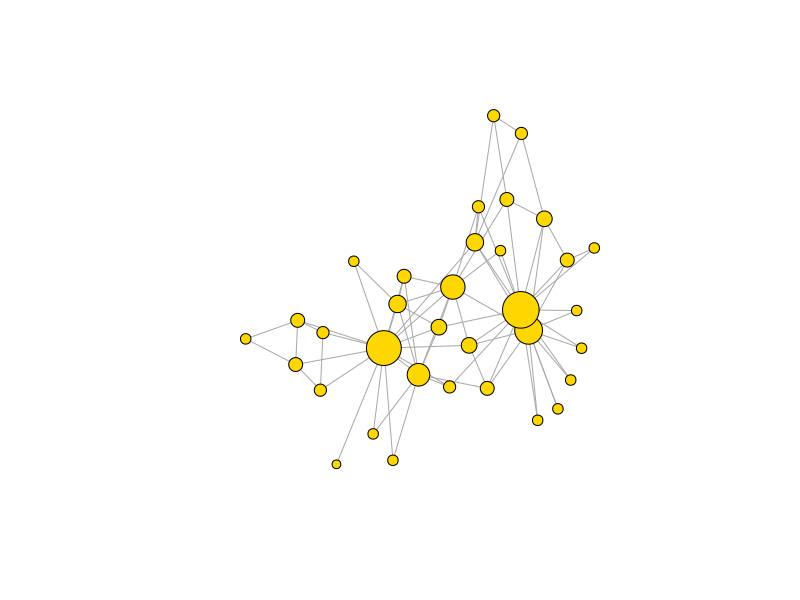
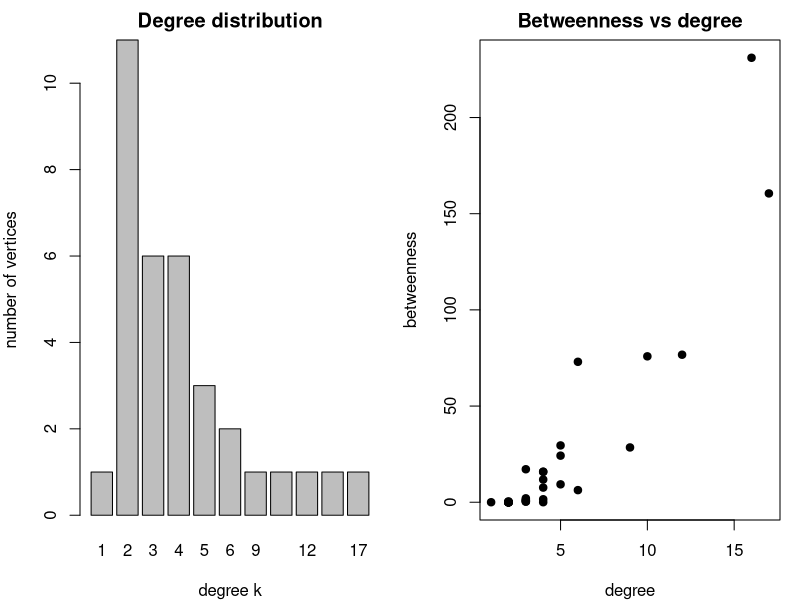
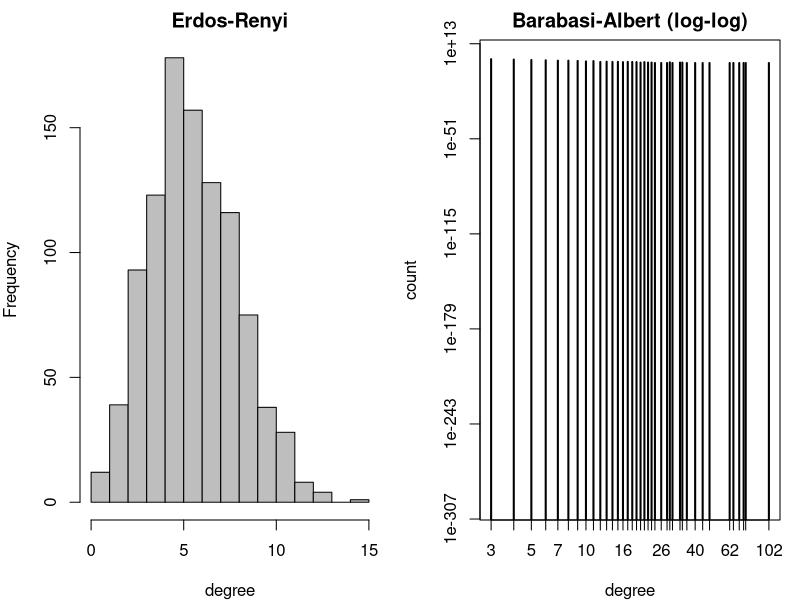
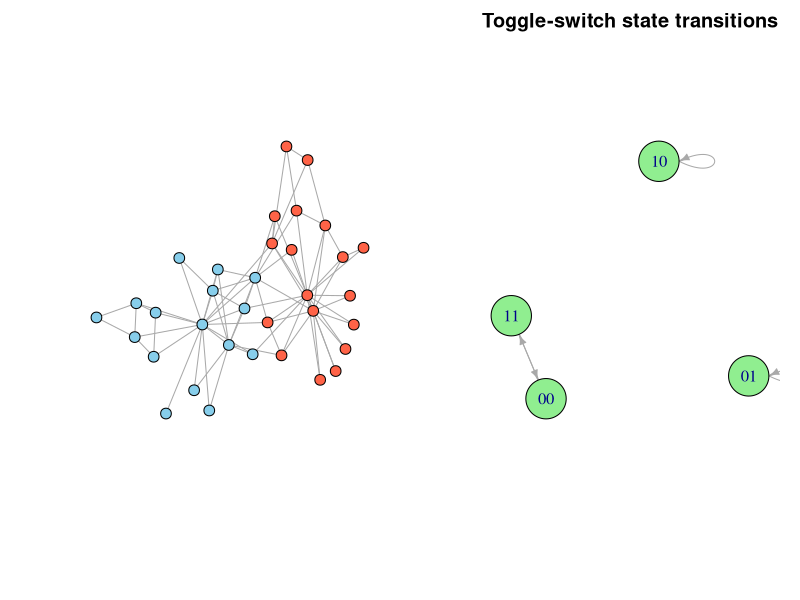

Here is the R script that generated these plots, in order:
## ---- chunk 1
#| fig-width: 6
#| fig-height: 5
#| out-width: "65%"
#| message: false
library(igraph)
g <- make_graph("Zachary"); A <- as.matrix(as_adjacency_matrix(g)); n <- nrow(A)

degree_v <- rowSums(A)                                   # degree of each vertex

# clustering coefficient (averaged over all vertices; degree < 2 contributes 0)
clustering <- function(A) {
  mean(sapply(1:nrow(A), function(u) {
    nb <- which(A[u, ] > 0); k <- length(nb)
    if (k < 2) 0 else sum(A[nb, nb]) / 2 / (k * (k - 1) / 2)
  }))
}

# shortest-path distances via boolean adjacency powers; diameter = largest distance
dist_matrix <- function(A) {
  n <- nrow(A); D <- matrix(Inf, n, n); diag(D) <- 0; reach <- diag(n)
  for (l in 1:(n - 1)) { reach <- (reach %*% A) > 0; D[D == Inf & reach] <- l }
  D
}
D <- dist_matrix(A)
cat("mean degree:", round(mean(degree_v), 2), " clustering:", round(clustering(A), 3),
    " diameter:", max(D[is.finite(D)]), "\n")

bc <- betweenness(g)                                     # betweenness (igraph)
set.seed(1)
plot(g, vertex.size = 4 + degree_v, vertex.color = "gold",
     vertex.label = NA, layout = layout_with_fr)
## ---- chunk 2
#| fig-width: 7
#| fig-height: 3.4
#| out-width: "80%"
#| rmar: false
par(mfrow = c(1, 2), mar = c(4, 4, 2, 1))
barplot(table(degree_v), xlab = "degree k", ylab = "number of vertices", main = "Degree distribution")
plot(degree_v, bc, xlab = "degree", ylab = "betweenness", main = "Betweenness vs degree", pch = 19)
## ---- chunk 3
# Erdos-Renyi: connect each pair with probability p
er_network <- function(n, p) {
  A <- matrix(0, n, n); ut <- upper.tri(A)
  A[ut] <- rbinom(sum(ut), 1, p); A + t(A)
}

# Barabasi-Albert: grow by preferential attachment (m links per new vertex)
ba_network <- function(n, m) {
  A <- matrix(0, n, n); A[1:(m + 1), 1:(m + 1)] <- 1; diag(A) <- 0   # seed clique
  for (v in (m + 2):n) {
    deg <- rowSums(A)[1:(v - 1)]
    targets <- sample(1:(v - 1), m, prob = deg)                      # attach prop. to degree
    A[v, targets] <- 1; A[targets, v] <- 1
  }
  A
}
## ---- chunk 4
#| fig-width: 7
#| fig-height: 3.4
#| out-width: "80%"
#| rmar: false
set.seed(1)
er <- er_network(1000, 0.006); ba <- ba_network(1000, 3)
par(mfrow = c(1, 2), mar = c(4, 4, 2, 1))
hist(rowSums(er), breaks = 20, main = "Erdos-Renyi", xlab = "degree", col = "grey")
plot(table(rowSums(ba)), log = "xy", main = "Barabasi-Albert (log-log)",
     xlab = "degree", ylab = "count")
## ---- chunk 5
#| fig-width: 6
#| fig-height: 5
#| out-width: "65%"
# modularity of a given community assignment (Eq. 1)
modularity_Q <- function(A, membership) {
  m <- sum(A) / 2; k <- rowSums(A)
  B <- A - outer(k, k) / (2 * m)
  sum(B * outer(membership, membership, "==")) / (2 * m)
}

# Newman spectral bisection: sign of the leading eigenvector of the modularity matrix
spectral_split <- function(A) {
  m <- sum(A) / 2; k <- rowSums(A)
  B <- A - outer(k, k) / (2 * m)
  ifelse(eigen(B, symmetric = TRUE)$vectors[, 1] > 0, 1, 2)
}

comm <- spectral_split(A)
cat("community sizes:", table(comm), " modularity Q:", round(modularity_Q(A, comm), 3), "\n")
set.seed(1)
plot(g, vertex.color = c("tomato", "skyblue")[comm], vertex.size = 8,
     vertex.label = NA, layout = layout_with_fr)
## ---- chunk 6
# enumerate attractors: run every start state to the first repeat; the cycle is the attractor
boolean_attractors <- function(update, n) {
  states <- as.matrix(expand.grid(rep(list(0:1), n))); found <- list()
  for (r in 1:nrow(states)) {
    s <- states[r, ]; seen <- character(0); traj <- list()
    repeat {
      key <- paste(s, collapse = "")
      if (key %in% seen) {
        cyc <- traj[which(seen == key):length(seen)]
        canon <- paste(sort(sapply(cyc, paste, collapse = "")), collapse = "|")
        if (is.null(found[[canon]])) found[[canon]] <- cyc
        break
      }
      seen <- c(seen, key); traj[[length(traj) + 1]] <- s; s <- update(s)
    }
  }
  found
}
show_att <- function(a) sapply(a, function(cyc) paste0("{", paste(sapply(cyc, paste, collapse = ""), collapse = " -> "), "}"))

# toggle switch: two mutually repressing genes, A = NOT B, B = NOT A
toggle <- function(s) c(1 - s[2], 1 - s[1])
cat("toggle attractors:  ", show_att(boolean_attractors(toggle, 2)), "\n")

# Boolean repressilator: A -| B -| C -| A
repressilator <- function(s) c(1 - s[3], 1 - s[1], 1 - s[2])
cat("repressilator:      ", show_att(boolean_attractors(repressilator, 3)), "\n")
## ---- chunk 7
#| fig-width: 5
#| fig-height: 5
#| out-width: "55%"
# state-transition graph of the toggle switch (each of 4 states -> its successor)
states <- as.matrix(expand.grid(A = 0:1, B = 0:1))
labels <- apply(states, 1, paste, collapse = "")
edges <- unlist(lapply(1:4, function(r) {
  nxt <- toggle(states[r, ]); c(labels[r], paste(nxt, collapse = ""))
}))
gt <- graph(edges, directed = TRUE)
set.seed(3)
plot(gt, vertex.size = 34, vertex.color = "lightgreen", edge.arrow.size = 0.5,
     main = "Toggle-switch state transitions")
